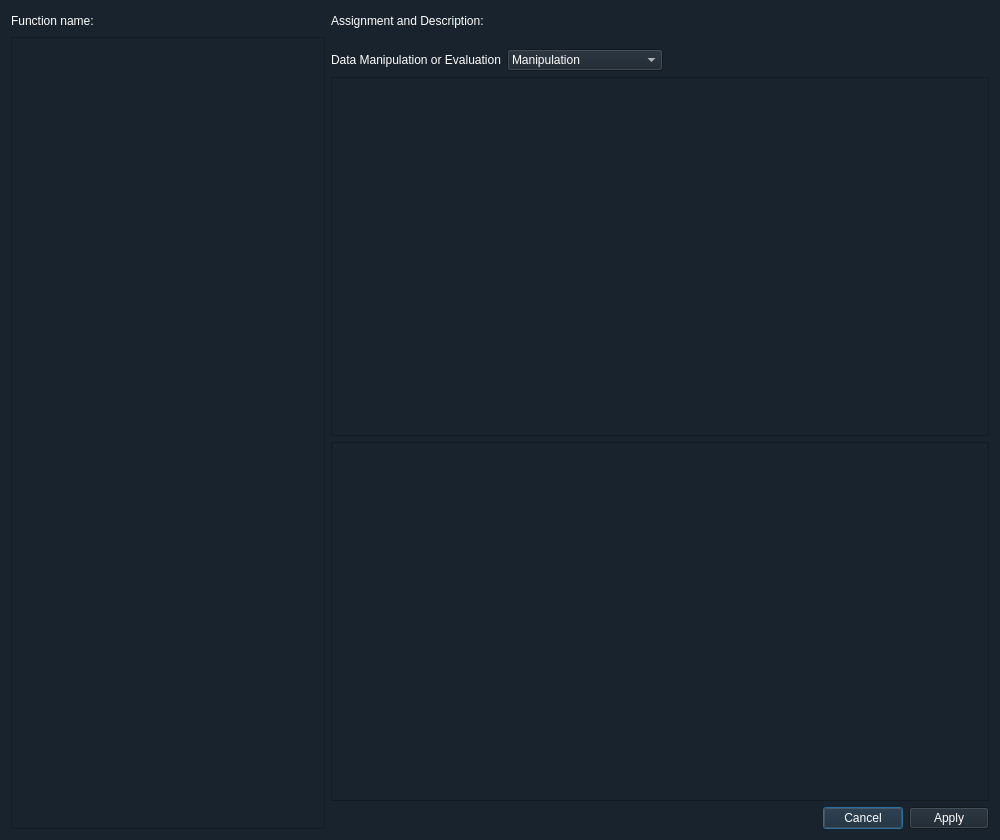
<?xml version="1.0" encoding="UTF-8"?>
<ui version="4.0">
 <class>functionviewer_dialog</class>
 <widget class="QDialog" name="functionviewer_dialog">
  <property name="geometry">
   <rect>
    <x>0</x>
    <y>0</y>
    <width>1000</width>
    <height>840</height>
   </rect>
  </property>
  <property name="windowTitle">
   <string>Dialog</string>
  </property>
  <property name="styleSheet">
   <string notr="true">background-color: rgb(25, 35, 45);
color: rgb(255, 255, 255);
border-color: rgb(200, 200, 200);

</string>
  </property>
  <layout class="QGridLayout" name="gridLayout_2">
   <item row="6" column="2" colspan="4">
    <widget class="QDialogButtonBox" name="functionviewer_dialog_btnbox">
     <property name="locale">
      <locale language="English" country="Europe"/>
     </property>
     <property name="orientation">
      <enum>Qt::Horizontal</enum>
     </property>
     <property name="standardButtons">
      <set>QDialogButtonBox::Apply|QDialogButtonBox::Cancel</set>
     </property>
     <property name="centerButtons">
      <bool>false</bool>
     </property>
    </widget>
   </item>
   <item row="1" column="0" rowspan="6" colspan="2">
    <widget class="QTreeWidget" name="functionviewer_functree">
     <property name="sizePolicy">
      <sizepolicy hsizetype="Expanding" vsizetype="Expanding">
       <horstretch>3</horstretch>
       <verstretch>0</verstretch>
      </sizepolicy>
     </property>
     <property name="styleSheet">
      <string notr="true">QHeaderView::section {
        background-color: rgb(45, 55, 65);
}</string>
     </property>
     <property name="indentation">
      <number>20</number>
     </property>
     <attribute name="headerVisible">
      <bool>false</bool>
     </attribute>
     <column>
      <property name="text">
       <string notr="true">1</string>
      </property>
     </column>
    </widget>
   </item>
   <item row="3" column="5">
    <spacer name="horizontalSpacer_2">
     <property name="orientation">
      <enum>Qt::Horizontal</enum>
     </property>
     <property name="sizeHint" stdset="0">
      <size>
       <width>40</width>
       <height>20</height>
      </size>
     </property>
    </spacer>
   </item>
   <item row="0" column="0" colspan="2">
    <widget class="QLabel" name="functionviewer_funcname">
     <property name="text">
      <string>Function name:</string>
     </property>
    </widget>
   </item>
   <item row="3" column="2">
    <widget class="QLabel" name="functionviewer_data_ManEval">
     <property name="text">
      <string>Data Manipulation or Evaluation</string>
     </property>
    </widget>
   </item>
   <item row="3" column="3">
    <widget class="QComboBox" name="functionviewer_ManEval">
     <item>
      <property name="text">
       <string>Manipulation</string>
      </property>
     </item>
     <item>
      <property name="text">
       <string>Evaluation</string>
      </property>
     </item>
    </widget>
   </item>
   <item row="0" column="2">
    <widget class="QLabel" name="functionviewer_label_up">
     <property name="sizePolicy">
      <sizepolicy hsizetype="Preferred" vsizetype="Preferred">
       <horstretch>2</horstretch>
       <verstretch>0</verstretch>
      </sizepolicy>
     </property>
     <property name="text">
      <string>Assignment and Description:</string>
     </property>
    </widget>
   </item>
   <item row="0" column="3" colspan="3">
    <spacer name="horizontalSpacer">
     <property name="orientation">
      <enum>Qt::Horizontal</enum>
     </property>
     <property name="sizeHint" stdset="0">
      <size>
       <width>40</width>
       <height>20</height>
      </size>
     </property>
    </spacer>
   </item>
   <item row="5" column="2" colspan="4">
    <widget class="QTextEdit" name="functionviewer_docstring"/>
   </item>
   <item row="4" column="2" colspan="4">
    <widget class="QTableWidget" name="functionviewer_attr_assignment">
     <property name="sizePolicy">
      <sizepolicy hsizetype="Expanding" vsizetype="Expanding">
       <horstretch>3</horstretch>
       <verstretch>0</verstretch>
      </sizepolicy>
     </property>
     <property name="styleSheet">
      <string notr="true">QHeaderView::section {
        background-color: rgb(45, 55, 65);
}</string>
     </property>
    </widget>
   </item>
  </layout>
 </widget>
 <resources/>
 <connections>
  <connection>
   <sender>functionviewer_dialog_btnbox</sender>
   <signal>accepted()</signal>
   <receiver>functionviewer_dialog</receiver>
   <slot>accept()</slot>
   <hints>
    <hint type="sourcelabel">
     <x>458</x>
     <y>830</y>
    </hint>
    <hint type="destinationlabel">
     <x>157</x>
     <y>274</y>
    </hint>
   </hints>
  </connection>
  <connection>
   <sender>functionviewer_dialog_btnbox</sender>
   <signal>rejected()</signal>
   <receiver>functionviewer_dialog</receiver>
   <slot>reject()</slot>
   <hints>
    <hint type="sourcelabel">
     <x>526</x>
     <y>830</y>
    </hint>
    <hint type="destinationlabel">
     <x>286</x>
     <y>274</y>
    </hint>
   </hints>
  </connection>
 </connections>
</ui>
